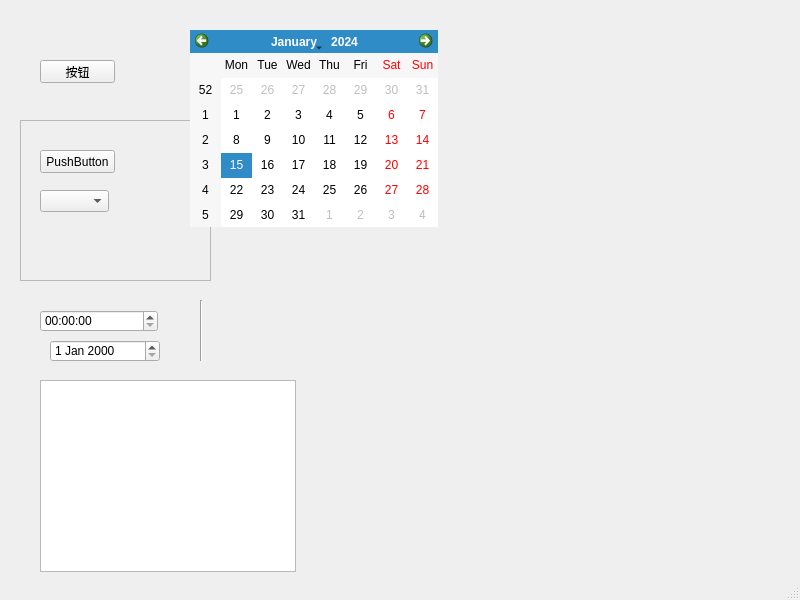
<?xml version="1.0" encoding="UTF-8"?>
<ui version="4.0">
 <class>MainWindow</class>
 <widget class="QMainWindow" name="MainWindow">
  <property name="geometry">
   <rect>
    <x>0</x>
    <y>0</y>
    <width>800</width>
    <height>600</height>
   </rect>
  </property>
  <property name="windowTitle">
   <string>MainWindow</string>
  </property>
  <widget class="QWidget" name="centralwidget">
   <widget class="QPushButton" name="pushButton">
    <property name="geometry">
     <rect>
      <x>40</x>
      <y>60</y>
      <width>75</width>
      <height>23</height>
     </rect>
    </property>
    <property name="text">
     <string>按钮</string>
    </property>
   </widget>
   <widget class="QFrame" name="frame">
    <property name="geometry">
     <rect>
      <x>20</x>
      <y>120</y>
      <width>191</width>
      <height>161</height>
     </rect>
    </property>
    <property name="frameShape">
     <enum>QFrame::StyledPanel</enum>
    </property>
    <property name="frameShadow">
     <enum>QFrame::Raised</enum>
    </property>
    <widget class="QPushButton" name="pushButton_2">
     <property name="geometry">
      <rect>
       <x>20</x>
       <y>30</y>
       <width>75</width>
       <height>23</height>
      </rect>
     </property>
     <property name="text">
      <string>PushButton</string>
     </property>
    </widget>
    <widget class="QComboBox" name="comboBox">
     <property name="geometry">
      <rect>
       <x>20</x>
       <y>70</y>
       <width>69</width>
       <height>22</height>
      </rect>
     </property>
    </widget>
   </widget>
   <widget class="QTimeEdit" name="timeEdit">
    <property name="geometry">
     <rect>
      <x>40</x>
      <y>310</y>
      <width>118</width>
      <height>22</height>
     </rect>
    </property>
   </widget>
   <widget class="QDateEdit" name="dateEdit">
    <property name="geometry">
     <rect>
      <x>50</x>
      <y>340</y>
      <width>110</width>
      <height>22</height>
     </rect>
    </property>
   </widget>
   <widget class="QCalendarWidget" name="calendarWidget">
    <property name="geometry">
     <rect>
      <x>190</x>
      <y>30</y>
      <width>248</width>
      <height>197</height>
     </rect>
    </property>
   </widget>
   <widget class="QGraphicsView" name="graphicsView">
    <property name="geometry">
     <rect>
      <x>40</x>
      <y>380</y>
      <width>256</width>
      <height>192</height>
     </rect>
    </property>
    <property name="autoFillBackground">
     <bool>false</bool>
    </property>
   </widget>
   <widget class="Line" name="line">
    <property name="geometry">
     <rect>
      <x>200</x>
      <y>300</y>
      <width>3</width>
      <height>61</height>
     </rect>
    </property>
    <property name="orientation">
     <enum>Qt::Vertical</enum>
    </property>
   </widget>
  </widget>
  <widget class="QMenuBar" name="menubar">
   <property name="geometry">
    <rect>
     <x>0</x>
     <y>0</y>
     <width>800</width>
     <height>23</height>
    </rect>
   </property>
  </widget>
  <widget class="QStatusBar" name="statusbar"/>
 </widget>
 <resources/>
 <connections/>
</ui>
